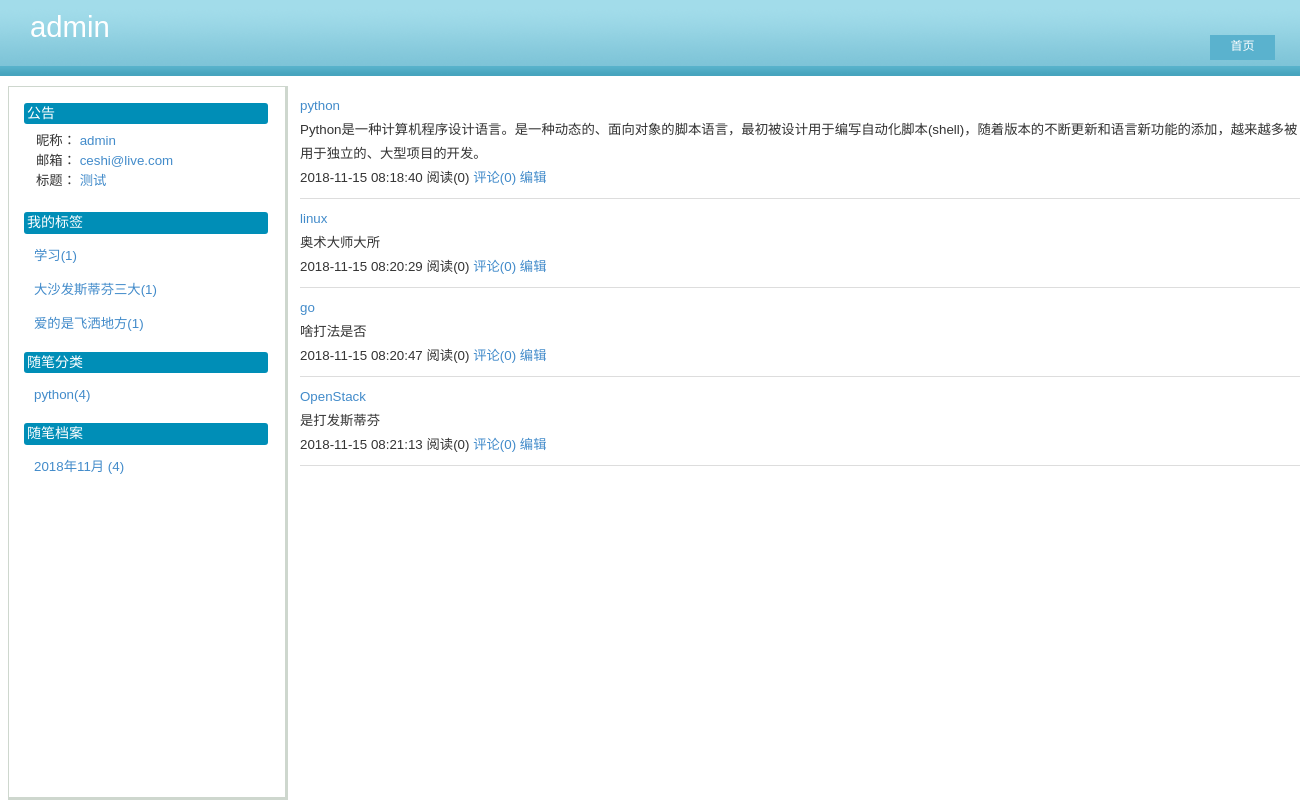
Page /测试/tag/1.html on the committed database.
### repository/models.py (models this page shows, shortened)
class Blog(models.Model):
    nid = models.BigAutoField(primary_key=True)
    title = models.CharField(verbose_name='个人博客标题', max_length=64)
    site = models.CharField(verbose_name='个人博客前缀', max_length=32, unique=True)
    theme = models.CharField(verbose_name='博客主题', max_length=32)
    user = models.OneToOneField(to='UserInfo', to_field='nid')

class UserInfo(models.Model):
    nid = models.BigAutoField(primary_key=True)
    username = models.CharField(verbose_name='用户名', max_length=32, unique=True)
    password = models.CharField(verbose_name='密码', max_length=64)
    nickname = models.CharField(verbose_name='昵称', max_length=32)
    email = models.EmailField(verbose_name='邮箱', unique=True)
    avatar = models.ImageField(verbose_name='头像')
    create_time = models.DateTimeField(verbose_name='创建时间', auto_now=True)

class Tag(models.Model):
    nid = models.AutoField(primary_key=True)
    title = models.CharField(verbose_name='标签名称', max_length=32)
    blog = models.ForeignKey(verbose_name='所属博客', to='Blog', to_field='nid')

class Article(models.Model):
    nid = models.BigAutoField(primary_key=True)
    title = models.CharField(verbose_name='文章标题', max_length=128)
    summary = models.CharField(verbose_name='文章简介', max_length=255)
    read_count = models.IntegerField(default=0)
    comment_count = models.IntegerField(default=0)
    up_count = models.IntegerField(default=0)
    down_count = models.IntegerField(default=0)
    create_time = models.DateTimeField(verbose_name='创建时间', auto_now_add=True)
    blog = models.ForeignKey(verbose_name='所属博客', to='Blog', to_field='nid')
    category = models.ForeignKey(verbose_name='文章类型', to='Category', to_field='nid', null=True)
    type_choices = [
        (1, "Python"),
        (2, "Linux"),
        (3, "OpenStack"),
        (4, "GoLang"),
    ]
    article_type_id = models.IntegerField(choices=type_choices, default=None)
    tags = models.ManyToManyField(Tag)
    def __str__(self):
        return "%s-%s" % (self.blog.title, self.title)

### web/views/home.py (the view)
# urls.py: url(r'^all/(?P<article_type_id>\d+).html$', home.index, name='index'),
def index(request, *args, **kwargs):
    article_type_list = models.Article.type_choices
    if kwargs:
        article_type_id = int(kwargs['article_type_id'])
        base_url = reverse('index', kwargs=kwargs)  # all/1.html
    else:
        article_type_id = None
        base_url = '/'  # /
    data_count = models.Article.objects.filter(**kwargs).count()
    page_obj = Pagination(request.GET.get('page'), data_count)
    article_list = models.Article.objects.filter(**kwargs).order_by('-nid')[page_obj.start:page_obj.end]
    page_str = page_obj.page_str(base_url)
    return render(
        request,
        'index.html',
        {
            'article_list': article_list,
            'article_type_id': article_type_id,
            'article_type_list': article_type_list,
            'page_str': page_str,
        }
    )

### utils/pagination.py (called while the page is built)
    @property
    def start(self):
        return (self.current_page - 1) * self.per_page_count

    @property
    def end(self):
        return self.current_page * self.per_page_count

    @property
    def total_count(self):
        v, y = divmod(self.data_count, self.per_page_count)
        if y:
            v += 1
        return v

### templates/home_summary_list.html (shortened to what this page needs)
{% extends 'myblog.html' %}
{% block content %}
    <div class="summary-list">
        {% for row in article_list %}
            <div class="summary-item" style="border-bottom: 1px solid #dddddd;padding: 8px 0;">
                <div class="summary-title">
                    <a href="/{{ blog.site }}/{{ row.nid }}.html">{{ row.title }}</a>
                </div>
                <div class="summary-content">
                    {{ row.summary }}
                </div>
                <div class="summary-footer">
                    <span>{{ row.create_time|date:"Y-m-d H:i:s" }}</span>
                    <span>阅读({{ row.read_count }})</span>
                    <a>评论({{ row.comment_count }})</a>
                    <a href="/backend/edit-article-{{ row.nid }}.html">编辑</a>
                </div>
            </div>
        {% endfor %}
    </div>
{% endblock %}

### templates/myblog.html (shortened to what this page needs)
<!DOCTYPE html>
<html lang="en">
<head>
    <link rel="stylesheet" href="/static/plugins/bootstrap/css/bootstrap.css">
    <link rel="stylesheet" href="/static/plugins/font-awesome/css/font-awesome.css">
    <link rel="stylesheet" href="/static/css/emery.css">
</head>
<body>
<div >
	<div id="blogTitle">
        <div class="title"><a  href="#">{{ blog.user.nickname }}</a></div>
            <div id="navigator">
                <ul id="navList">
                    <li ><a  href="/">首页</a></li>
                </ul>
        </div>
    </div>
</div>
<div id="sideBar1">
    <div id="sideBar">
        <div class="newsItem">
            <h3 class="catListTitle">公告</h3>
            <div id="blog-news">
                <div id="profile_block">昵称：
                    <a>{{ blog.user.nickname }}</a>
                    <br>邮箱：
                    <a>{{ blog.user.email }}</a>
                    <br>标题：
                    <a>{{ blog.title }}</a>
                </div>
            </div>
        </div>
        <div id="leftcontentcontainer">
            <div id="blog-sidecolumn">
                <div id="sidebar_toptags" class="sidebar-block">
                    <div class="catListTag">
                        <h3 class="catListTitle">我的标签</h3>
                        {% for tag in tag_list %}
                        <ul>
                            <li><a href="/{{ blog.site }}/tag/{{ tag.nid }}.html">{{ tag.title }}({{ tag.c }})</a></li>
                        </ul>
                        {% endfor %}
                    </div>
                </div>
                <div id="sidebar_categories">
                    <div class="catListPostCategory">
                        <h3 class="catListTitle">随笔分类</h3>
                        {% for category in category_list %}
                        <ul>
                            <li><a  href="/{{ blog.site }}/category/{{ category.category_id }}.html">{{ category.category__title }}({{ category.c }})</a> </li>
                        </ul>
                        {% endfor %}
                    </div>
                    <div class="catListPostArchive">
                        <h3 class="catListTitle">随笔档案</h3>
                        {% for date in date_list %}
                        <ul>
                            <li>
                                <a  href="/{{ blog.site }}/date/{{ date.c }}.html">{{ date.c }} ({{ date.ct }})</a> </li>
                        </ul>
                        {% endfor %}
                    </div>
                </div>
            </div>
        </div>
    </div>
<div class="content">
{% block content  %}{% endblock %}
</div>
</div>
</body>
</html>

### static/css/emery.css (style rules this page uses)
* { margin: 0; }
body { color: #333; font-family: verdana,Arial,Helvetica,sans-serif; font-size: 10pt; line-height: 1.8em; }
#blogTitle { background:url(/static/imgs/header.gif) left top repeat-x; height:76px; padding:0 }
.title { text-indent:30px; padding-top:15px; font-size:22pt; }
a { text-decoration: none; }
.title a { color: #fff; }
#navList { position: absolute; top: 30px; right: 20px; }
#navList li { margin: 5px; float: left; font-size: 10.5pt; list-style: none; }
ul#navList li a { font-size: 12px; display: block; background: #5ab2ce; color: #fff; width: 65px; padding: 4px 0 7px; text-align: center; margin: 0; line-height: 120%; }
#sideBar { border: 1px solid #ced7ce; border-right: 3px solid #ced7ce; border-bottom: 3px solid #ced7ce; position: absolute; top: 86px; left: 8px; bottom: 0; background: #fff; padding: 0; width: 280px; }
.content { position: absolute; left: 300px; right: 0; top: 86px; bottom: 0; min-width: 990px; overflow: scroll; z-index: 99; }
#sideBar h3 { margin: 16px 17px 0 15px; font-size: 14px; text-align: left; }
h3 { color: #fff; background-color: #008eb7; -moz-border-radius: 3px; border-radius: 3px; padding: 3px; margin: 10px 0; }
#blog-news { overflow: hidden; }
#profile_block { margin:7px 0 5px 27px ; line-height: 1.5; text-align: left; }
.catListTag ul { margin:10px 0 0 -15px ; }
#sidebar_categories ul { margin:10px 0 0 -15px ; }
li { list-style: none; }

### rows in the picture
Blog: user.nickname "admin", user.email "ceshi@live.com", title "测试"
Tag: title "大沙发斯蒂芬三大", c "1"
Tag: title "爱的是飞洒地方", c "1"
Article: title "python", summary "Python是一种计算机程序设计语言。是一种动态的、面向对象的脚本语言，最初被设计用于编写自动化脚本(shell)，随着版本的不断更新和语言新功能的添加，越来越多被用于独立的、大型项目的开发。", create_time "2018-11-15 08:18:40", read_count "0", comment_count "0"
Article: title "linux", summary "奥术大师大所", create_time "2018-11-15 08:20:29", read_count "0", comment_count "0"
Article: title "go", summary "啥打法是否", create_time "2018-11-15 08:20:47", read_count "0", comment_count "0"
Article: title "OpenStack", summary "是打发斯蒂芬", create_time "2018-11-15 08:21:13", read_count "0", comment_count "0"

### other values in the picture
{{ tag.title }} "学习"
{{ tag.c }} "1"
{{ category.category__title }} "python"
{{ category.c }} "4"
{{ date.c }} "2018年11月"
{{ date.ct }} "4"
